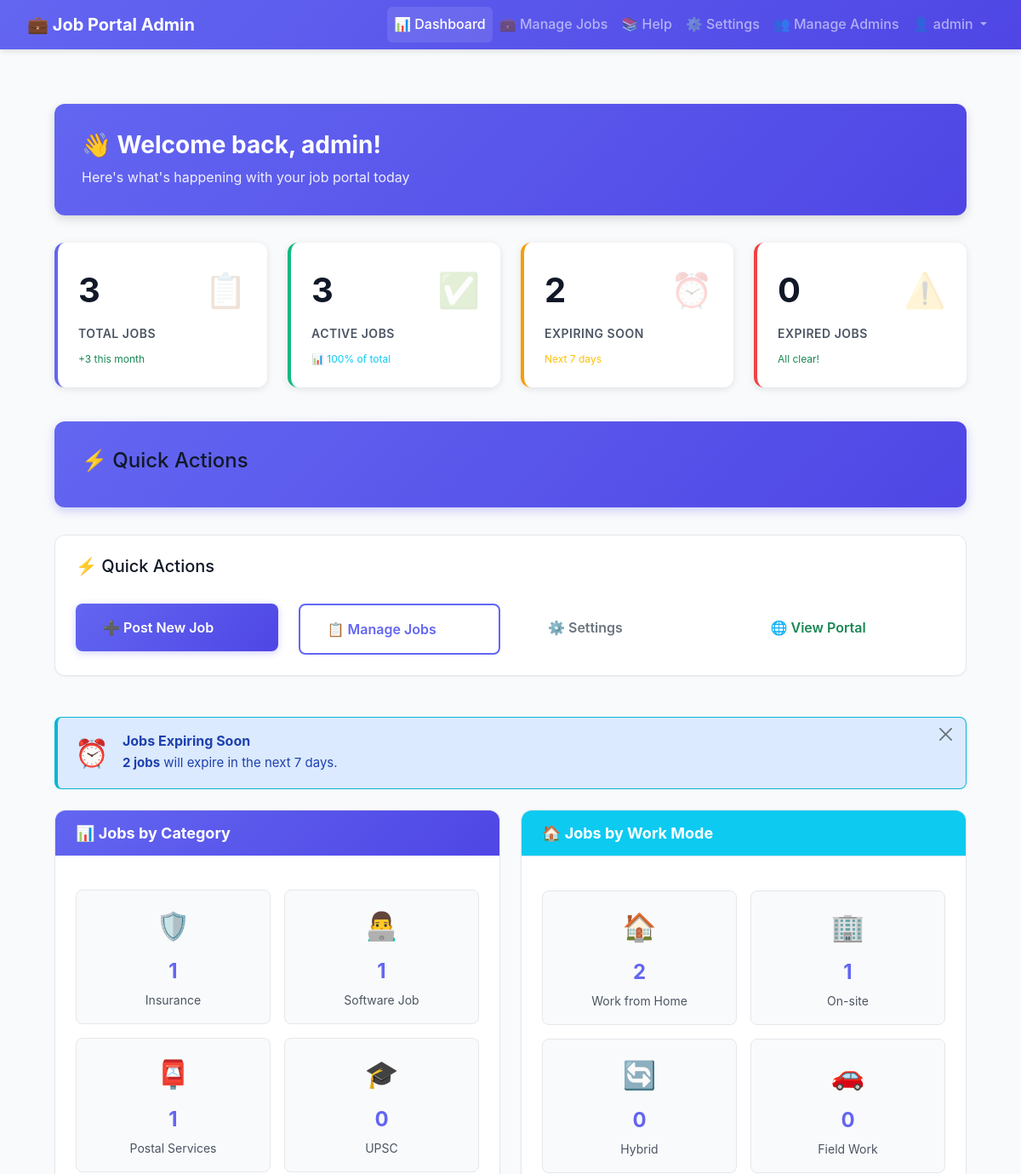
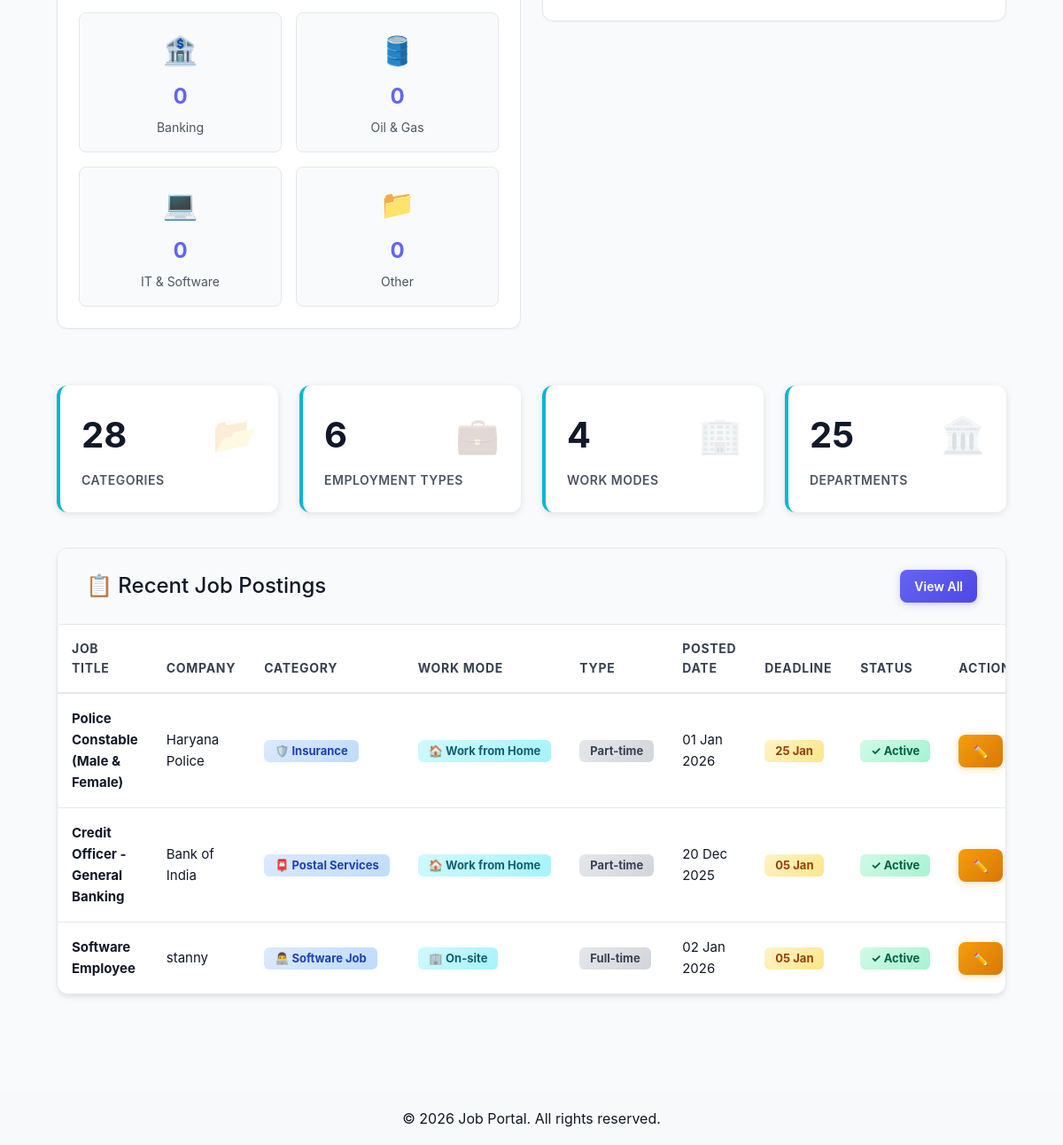
The page /admin/index.php (signed in) on the database its author committed (2 pictures, top to bottom).
### tables this page shows
CREATE TABLE `jobs` (
  `id` int(11) NOT NULL,
  `notification_number` varchar(100) DEFAULT NULL,
  `title` varchar(200) NOT NULL,
  `slug` varchar(255) DEFAULT NULL,
  `total_vacancies` int(11) DEFAULT NULL,
  `company` varchar(100) NOT NULL,
  `recruitment_board` varchar(200) DEFAULT NULL,
  `description` text DEFAULT NULL,
  `job_link` varchar(500) NOT NULL,
  `official_website` varchar(255) DEFAULT NULL,
  `work_mode` enum('Work from Home','On-site','Hybrid') DEFAULT 'On-site',
  `employment_type` enum('Full-time','Part-time','Internship') DEFAULT 'Full-time',
  `experience_level` enum('Freshers','0-2 years','2-5 years','5+ years') DEFAULT 'Freshers',
  `location` varchar(100) DEFAULT NULL,
  `category` varchar(50) DEFAULT NULL,
  `posted_date` date NOT NULL,
  `application_deadline` date DEFAULT NULL,
  `is_active` tinyint(4) DEFAULT 1,
  `created_at` timestamp NOT NULL DEFAULT current_timestamp(),
  `vacancy_breakdown` text DEFAULT NULL COMMENT 'JSON format for position-wise breakdown',
  `min_qualification_id` int(11) DEFAULT NULL COMMENT 'FK to master_qualifications',
  `required_percentage` varchar(50) DEFAULT NULL,
  `age_limit_min` int(11) DEFAULT NULL,
  `age_limit_max` int(11) DEFAULT NULL,
  `age_relaxation` text DEFAULT NULL,
  `required_experience` varchar(100) DEFAULT NULL,
  `salary_min` decimal(10,2) DEFAULT NULL,
  `salary_max` decimal(10,2) DEFAULT NULL,
  `pay_scale` varchar(100) DEFAULT NULL,
  `allowances_details` text DEFAULT NULL,
  `selection_process` text DEFAULT NULL COMMENT 'Exam/Interview stages',
  `exam_pattern` text DEFAULT NULL COMMENT 'Exam structure details',
  `notification_date` date DEFAULT NULL,
  `last_date_to_apply` date DEFAULT NULL,
  `exam_date` date DEFAULT NULL,
  `result_date` date DEFAULT NULL,
  `eligibility_cutoff_date` date DEFAULT NULL,
  `application_fee_general` decimal(10,2) DEFAULT NULL,
  `application_fee_obc` decimal(10,2) DEFAULT NULL,
  `application_fee_sc_st` decimal(10,2) DEFAULT NULL,
  `payment_mode` varchar(100) DEFAULT 'Online',
  `notification_pdf` varchar(255) DEFAULT NULL,
  `syllabus_pdf` varchar(255) DEFAULT NULL,
  `admit_card_link` varchar(255) DEFAULT NULL,
  `answer_key_link` varchar(255) DEFAULT NULL,
  `job_category_id` int(11) DEFAULT NULL COMMENT 'FK to master_job_categories',
  `work_mode_id` int(11) DEFAULT NULL COMMENT 'FK to master_work_modes',
  `employment_type_id` int(11) DEFAULT NULL COMMENT 'FK to master_employment_types',
  `experience_level_id` int(11) DEFAULT NULL COMMENT 'FK to master_experience_levels',
  `state_id` int(11) DEFAULT NULL COMMENT 'FK to master_states',
  `department_id` int(11) DEFAULT NULL COMMENT 'FK to master_departments',
  `important_instructions` text DEFAULT NULL,
  `how_to_apply_steps` text DEFAULT NULL,
  `short_info` text DEFAULT NULL COMMENT 'Brief summary for listing page',
  `view_count` int(11) DEFAULT 0,
  `apply_click_count` int(11) DEFAULT 0,
  `updated_at` timestamp NOT NULL DEFAULT current_timestamp() ON UPDATE current_timestamp()
);

CREATE TABLE `master_job_categories` (
  `id` int(11) NOT NULL,
  `category_name` varchar(100) NOT NULL,
  `category_slug` varchar(100) NOT NULL,
  `icon` varchar(50) DEFAULT '?',
  `description` text DEFAULT NULL,
  `display_order` int(11) DEFAULT 0,
  `is_active` tinyint(1) DEFAULT 1,
  `created_at` timestamp NOT NULL DEFAULT current_timestamp(),
  `updated_at` timestamp NOT NULL DEFAULT current_timestamp() ON UPDATE current_timestamp()
);

CREATE TABLE `master_work_modes` (
  `id` int(11) NOT NULL,
  `mode_name` varchar(50) NOT NULL,
  `icon` varchar(50) DEFAULT '?',
  `display_order` int(11) DEFAULT 0,
  `is_active` tinyint(1) DEFAULT 1,
  `created_at` timestamp NOT NULL DEFAULT current_timestamp(),
  `updated_at` timestamp NULL DEFAULT NULL
);

CREATE TABLE `master_employment_types` (
  `id` int(11) NOT NULL,
  `type_name` varchar(50) NOT NULL,
  `icon` varchar(50) DEFAULT '⏰',
  `display_order` int(11) DEFAULT 0,
  `is_active` tinyint(1) DEFAULT 1,
  `created_at` timestamp NOT NULL DEFAULT current_timestamp(),
  `updated_at` timestamp NULL DEFAULT NULL
);

### admin/index.php (the view, shortened to what the rows shown need)
<?php
require_once '../includes/config.php';
require_once '../includes/functions.php';
$recentJobs = $pdo->query("
    SELECT j.*,
        c.category_name, c.icon as category_icon,
        w.mode_name, w.icon as work_mode_icon,
        e.type_name
    FROM jobs j
    LEFT JOIN master_job_categories c ON j.job_category_id = c.id
    LEFT JOIN master_work_modes w ON j.work_mode_id = w.id
    LEFT JOIN master_employment_types e ON j.employment_type_id = e.id
    ORDER BY j.created_at DESC
    LIMIT 10
")->fetchAll();
include 'includes/header.php';
?>
<div class="admin-container">
    <div class="welcome-banner">
        <h2>👋 Welcome back, <?php echo sanitize($_SESSION['admin_username']); ?>!</h2>
    </div>
    <div class="table-card">
        <div class="table-responsive">
            <?php if (count($recentJobs) > 0): ?>
            <table class="table table-hover mb-0">
                <thead>
                    <tr>
                        <th>Job Title</th>
                        <th>Company</th>
                        <th>Category</th>
                        <th>Work Mode</th>
                        <th>Type</th>
                        <th>Posted Date</th>
                        <th>Deadline</th>
                        <th>Status</th>
                        <th>Actions</th>
                    </tr>
                </thead>
                <tbody>
                    <?php foreach ($recentJobs as $job): ?>
                    <tr>
                        <td><strong><?php echo sanitize($job['title']); ?></strong></td>
                        <td><?php echo sanitize($job['company']); ?></td>
                        <td>
                            <?php if ($job['category_name']): ?>
                                <span class="badge bg-primary">
                                    <?php echo $job['category_icon']; ?> <?php echo sanitize($job['category_name']); ?>
                                </span>
                            <?php else: ?>
                                <span class="text-muted">-</span>
                            <?php endif; ?>
                        </td>
                        <td>
                            <?php if ($job['mode_name']): ?>
                                <span class="badge bg-info">
                                    <?php echo $job['work_mode_icon']; ?> <?php echo $job['mode_name']; ?>
                                </span>
                            <?php else: ?>
                                <span class="text-muted">-</span>
                            <?php endif; ?>
                        </td>
                        <td>
                            <?php if ($job['type_name']): ?>
                                <span class="badge bg-secondary"><?php echo $job['type_name']; ?></span>
                            <?php else: ?>
                                <span class="text-muted">-</span>
                            <?php endif; ?>
                        </td>
                        <td><?php echo date('d M Y', strtotime($job['posted_date'])); ?></td>
                        <td>
                            <?php if ($job['application_deadline']): ?>
                                <?php
                                $deadline = strtotime($job['application_deadline']);
                                $today = strtotime(date('Y-m-d'));
                                $isExpired = $deadline < $today;
                                ?>
                                <span class="badge <?php echo $isExpired ? 'bg-danger' : 'bg-warning text-dark'; ?>">
                                    <?php echo date('d M', $deadline); ?>
                                </span>
                            <?php else: ?>
                                <span class="text-muted">-</span>
                            <?php endif; ?>
                        </td>
                        <td>
                            <?php if ($job['is_active']): ?>
                                <span class="badge bg-success">✓ Active</span>
                            <?php else: ?>
                                <span class="badge bg-secondary">○ Inactive</span>
                            <?php endif; ?>
                        </td>
                        <td>
                            <div class="action-buttons">
                                <a href="jobs.php?edit=<?php echo $job['id']; ?>" class="btn btn-sm btn-warning" title="Edit">✏️</a>
                            </div>
                        </td>
                    </tr>
                    <?php endforeach; ?>
                </tbody>
            </table>
            <?php endif; ?>
        </div>
    </div>
</div>
<?php include '../includes/footer.php'; ?>

### rows shown on the page
jobs: title "Police Constable (Male & Female)", company "Haryana Police", master_job_categories.icon "🛡️", master_job_categories.category_name "Insurance", master_work_modes.icon "🏠", master_work_modes.mode_name "Work from Home", master_employment_types.type_name "Part-time", posted_date "01 Jan 2026", application_deadline "25 Jan", is_active "✓ Active"
jobs: title "Credit Officer - General Banking", company "Bank of India", master_job_categories.icon "📮", master_job_categories.category_name "Postal Services", master_work_modes.icon "🏠", master_work_modes.mode_name "Work from Home", master_employment_types.type_name "Part-time", posted_date "20 Dec 2025", application_deadline "05 Jan", is_active "✓ Active"
jobs: title "Software Employee", company "stanny", master_job_categories.icon "👨‍💻", master_job_categories.category_name "Software Job", master_work_modes.icon "🏢", master_work_modes.mode_name "On-site", master_employment_types.type_name "Full-time", posted_date "02 Jan 2026", application_deadline "05 Jan", is_active "✓ Active"

### other values the page prints
$_SESSION['admin_username'] "admin"
$totalJobs "3"
$jobsThisMonth "3"
$activeJobs "3"
$upcomingDeadlines "2"
$expiredJobs "0"
$stat['icon'] "🛡️"
$stat['job_count'] "1"
$stat['category_name'] "Insurance"
$stat['icon'] "👨‍💻"
$stat['category_name'] "Software Job"
$stat['icon'] "📮"
$stat['category_name'] "Postal Services"
$stat['icon'] "🎓"
$stat['job_count'] "0"
